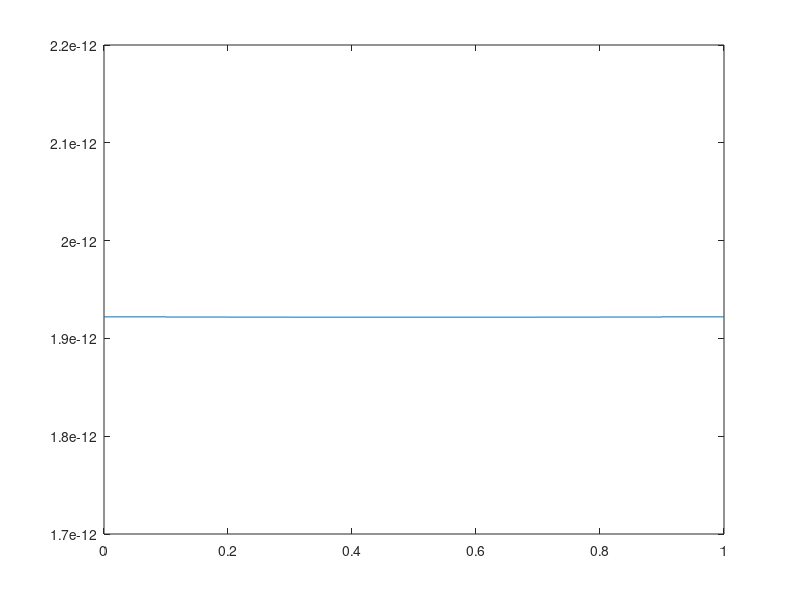

Reproduce this figure in MATLAB.
clear
length= 1; %1meter
N= 10; %the number of divisions
a=0.001; %1mm 
l=length/N;

epsilon=8.854*10^(-12);

b=4*pi*epsilon*ones(N,1);
A=ones(N,N);

i=1;
while i<(N+1)
    j=1;
    while j<(N+1)
       if (i*l-j*l)~=0
           A(i,j)=A(i,j)*2*pi*a*l/(abs(i*l-j*l));
       else 
           A(i,j)=A(i,j)*4*pi*log(l/a);
       end
       j=j+1;
    end
    i=i+1;
end

result=A\b;

phi=reshape(result,[1,N])
phi=[phi phi(:,end)]
x=linspace(0,length,N+1);
stairs(x,phi)

